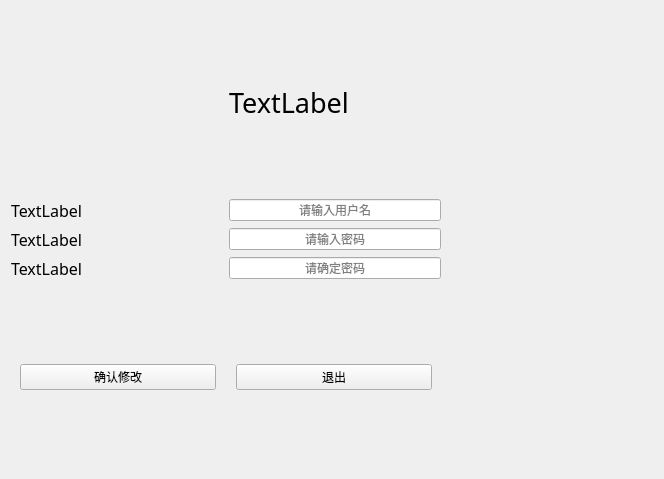
<?xml version="1.0" encoding="UTF-8"?>
<ui version="4.0">
 <class>change</class>
 <widget class="QWidget" name="change">
  <property name="geometry">
   <rect>
    <x>0</x>
    <y>0</y>
    <width>664</width>
    <height>479</height>
   </rect>
  </property>
  <property name="windowTitle">
   <string>Form</string>
  </property>
  <layout class="QGridLayout" name="gridLayout">
   <item row="5" column="0" colspan="2">
    <widget class="QWidget" name="widget_4" native="true">
     <layout class="QHBoxLayout" name="horizontalLayout_2">
      <property name="spacing">
       <number>20</number>
      </property>
      <item>
       <widget class="QPushButton" name="button_concrete">
        <property name="text">
         <string>确认修改</string>
        </property>
       </widget>
      </item>
      <item>
       <widget class="QPushButton" name="button_quit">
        <property name="text">
         <string>退出</string>
        </property>
       </widget>
      </item>
     </layout>
    </widget>
   </item>
   <item row="1" column="1">
    <widget class="QLabel" name="label_title">
     <property name="sizePolicy">
      <sizepolicy hsizetype="Fixed" vsizetype="Preferred">
       <horstretch>0</horstretch>
       <verstretch>0</verstretch>
      </sizepolicy>
     </property>
     <property name="minimumSize">
      <size>
       <width>54</width>
       <height>0</height>
      </size>
     </property>
     <property name="font">
      <font>
       <family>楷体</family>
       <pointsize>20</pointsize>
      </font>
     </property>
     <property name="text">
      <string>TextLabel</string>
     </property>
    </widget>
   </item>
   <item row="3" column="0">
    <widget class="QLabel" name="label_password">
     <property name="font">
      <font>
       <family>楷体</family>
       <pointsize>12</pointsize>
      </font>
     </property>
     <property name="text">
      <string>TextLabel</string>
     </property>
    </widget>
   </item>
   <item row="4" column="0">
    <widget class="QLabel" name="label_password_sure">
     <property name="font">
      <font>
       <family>楷体</family>
       <pointsize>12</pointsize>
      </font>
     </property>
     <property name="text">
      <string>TextLabel</string>
     </property>
    </widget>
   </item>
   <item row="1" column="0">
    <spacer name="horizontalSpacer">
     <property name="orientation">
      <enum>Qt::Horizontal</enum>
     </property>
     <property name="sizeHint" stdset="0">
      <size>
       <width>40</width>
       <height>20</height>
      </size>
     </property>
    </spacer>
   </item>
   <item row="2" column="0">
    <widget class="QLabel" name="label_username">
     <property name="font">
      <font>
       <family>楷体</family>
       <pointsize>12</pointsize>
      </font>
     </property>
     <property name="text">
      <string>TextLabel</string>
     </property>
    </widget>
   </item>
   <item row="1" column="2">
    <spacer name="horizontalSpacer_2">
     <property name="orientation">
      <enum>Qt::Horizontal</enum>
     </property>
     <property name="sizeHint" stdset="0">
      <size>
       <width>40</width>
       <height>20</height>
      </size>
     </property>
    </spacer>
   </item>
   <item row="4" column="1">
    <widget class="QLineEdit" name="lineEdit_password_sure">
     <property name="alignment">
      <set>Qt::AlignCenter</set>
     </property>
     <property name="placeholderText">
      <string>请确定密码</string>
     </property>
     <property name="clearButtonEnabled">
      <bool>false</bool>
     </property>
    </widget>
   </item>
   <item row="3" column="1">
    <widget class="QLineEdit" name="lineEdit_password">
     <property name="alignment">
      <set>Qt::AlignCenter</set>
     </property>
     <property name="placeholderText">
      <string notr="true">请输入密码</string>
     </property>
     <property name="clearButtonEnabled">
      <bool>false</bool>
     </property>
    </widget>
   </item>
   <item row="2" column="1">
    <widget class="QLineEdit" name="lineEdit_username">
     <property name="text">
      <string/>
     </property>
     <property name="echoMode">
      <enum>QLineEdit::Normal</enum>
     </property>
     <property name="alignment">
      <set>Qt::AlignCenter</set>
     </property>
     <property name="placeholderText">
      <string>请输入用户名</string>
     </property>
     <property name="clearButtonEnabled">
      <bool>false</bool>
     </property>
    </widget>
   </item>
  </layout>
 </widget>
 <resources/>
 <connections/>
</ui>
